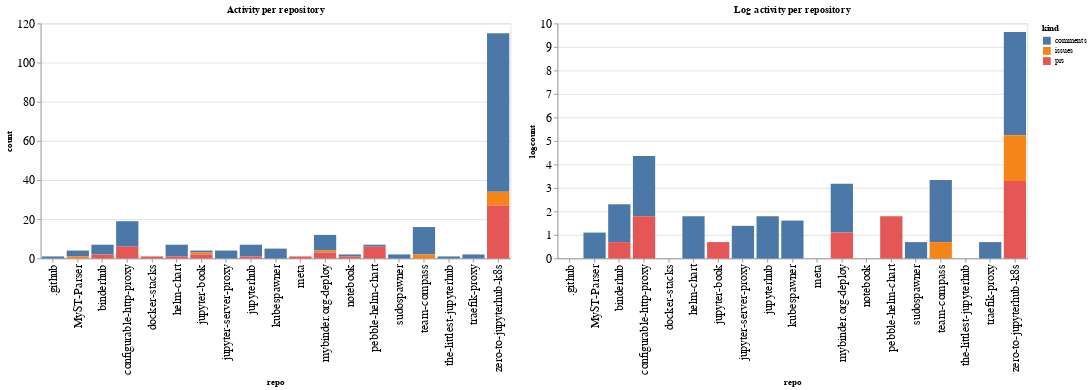

Notebook source saved alongside this figure:
### Code cell
ch1 = alt.Chart(repo_summaries, width=600, title="Activity per repository").mark_bar().encode(
    x='repo',
    y='count',
    color='kind',
    tooltip="kind"
)

ch2 = alt.Chart(repo_summaries, width=600, title="Log activity per repository").mark_bar().encode(
    x='repo',
    y='logcount',
    color='kind',
    tooltip="kind"
)

ch1 | ch2

### Figure 1 — Vega-Lite specification as saved in the notebook (floating-point values rounded to 4 significant figures)
{"config": {"axisLeft": {"labelFontSize": 15}, "axisBottom": {"labelFontSize": 15}}, "hconcat": [{"mark": "bar", "encoding": {"color": {"type": "nominal", "field": "kind"}, "tooltip": {"type": "nominal", "field": "kind"}, "x": {"type": "nominal", "field": "repo"}, "y": {"type": "quantitative", "field": "count"}}, "title": "Activity per repository", "width": 600}, {"mark": "bar", "encoding": {"color": {"type": "nominal", "field": "kind"}, "tooltip": {"type": "nominal", "field": "kind"}, "x": {"type": "nominal", "field": "repo"}, "y": {"type": "quantitative", "field": "logcount"}}, "title": "Log activity per repository", "width": 600}], "data": {"name": "data-f88ee72d3bb4632d9397936c1609db55"}, "$schema": "https://vega.github.io/schema/vega-lite/v4.8.1.json", "datasets": {"data-f88ee72d3bb4632d9397936c1609db55": [{"repo": ".github", "kind": "comments", "count": 1, "logcount": 0.0}, {"repo": "MyST-Parser", "kind": "comments", "count": 3, "logcount": 1.099}, {"repo": "MyST-Parser", "kind": "issues", "count": 1, "logcount": 0.0}, {"repo": "binderhub", "kind": "comments", "count": 5, "logcount": 1.609}, {"repo": "binderhub", "kind": "prs", "count": 2, "logcount": 0.6931}, {"repo": "configurable-http-proxy", "kind": "comments", "count": 13, "logcount": 2.565}, {"repo": "configurable-http-proxy", "kind": "prs", "count": 6, "logcount": 1.792}, {"repo": "docker-stacks", "kind": "prs", "count": 1, "logcount": 0.0}, {"repo": "helm-chart", "kind": "comments", "count": 6, "logcount": 1.792}, {"repo": "helm-chart", "kind": "prs", "count": 1, "logcount": 0.0}, {"repo": "jupyter-book", "kind": "comments", "count": 1, "logcount": 0.0}, {"repo": "jupyter-book", "kind": "issues", "count": 1, "logcount": 0.0}, {"repo": "jupyter-book", "kind": "prs", "count": 2, "logcount": 0.6931}, {"repo": "jupyter-server-proxy", "kind": "comments", "count": 4, "logcount": 1.386}, {"repo": "jupyterhub", "kind": "comments", "count": 6, "logcount": 1.792}, {"repo": "jupyterhub", "kind": "prs", "count": 1, "logcount": 0.0}, {"repo": "kubespawner", "kind": "comments", "count": 5, "logcount": 1.609}, {"repo": "meta", "kind": "prs", "count": 1, "logcount": 0.0}, {"repo": "mybinder.org-deploy", "kind": "comments", "count": 8, "logcount": 2.079}, {"repo": "mybinder.org-deploy", "kind": "issues", "count": 1, "logcount": 0.0}, {"repo": "mybinder.org-deploy", "kind": "prs", "count": 3, "logcount": 1.099}, {"repo": "notebook", "kind": "comments", "count": 1, "logcount": 0.0}, {"repo": "notebook", "kind": "prs", "count": 1, "logcount": 0.0}, {"repo": "pebble-helm-chart", "kind": "comments", "count": 1, "logcount": 0.0}, {"repo": "pebble-helm-chart", "kind": "prs", "count": 6, "logcount": 1.792}, {"repo": "sudospawner", "kind": "comments", "count": 2, "logcount": 0.6931}, {"repo": "team-compass", "kind": "comments", "count": 14, "logcount": 2.639}, {"repo": "team-compass", "kind": "issues", "count": 2, "logcount": 0.6931}, {"repo": "the-littlest-jupyterhub", "kind": "comments", "count": 1, "logcount": 0.0}, {"repo": "traefik-proxy", "kind": "comments", "count": 2, "logcount": 0.6931}, {"repo": "zero-to-jupyterhub-k8s", "kind": "comments", "count": 81, "logcount": 4.394}, {"repo": "zero-to-jupyterhub-k8s", "kind": "issues", "count": 7, "logcount": 1.946}, {"repo": "zero-to-jupyterhub-k8s", "kind": "prs", "count": 27, "logcount": 3.296}]}}
